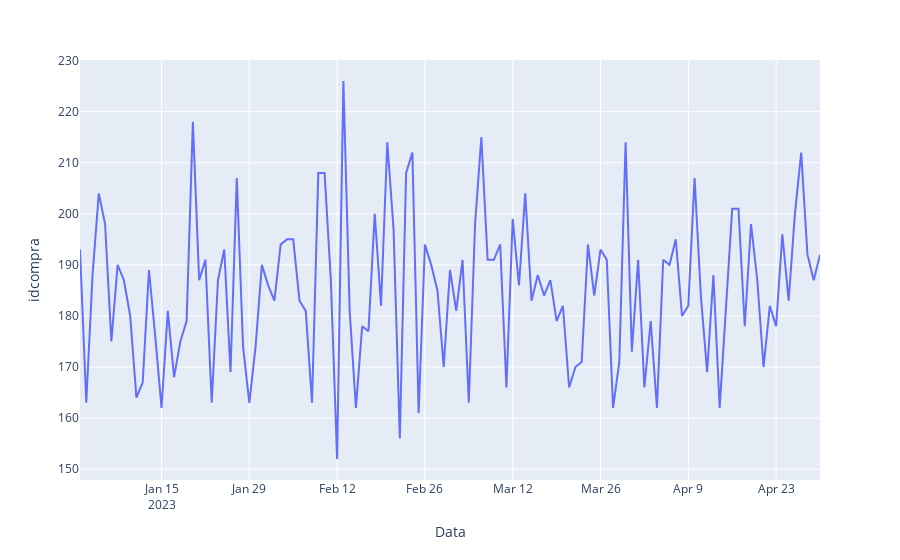

Notebook cell for this chart:
### Code cell
px.line(venda_por_data, x= "Data", y="idcompra")
